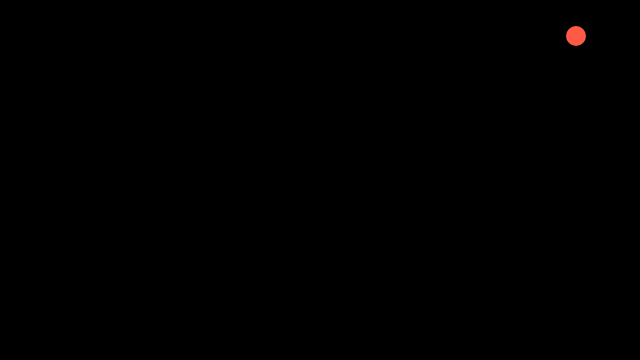
Frame 1 (no input)
Frame 60 (no input): identical to frame 1, image omitted
Frame 120 (the mouse pressed at the canvas centre since frame 60): identical to frame 1, image omitted

The p5.js sketch that drew this single still picture (run headless with seeded random() and noise() and a simulated clock; from frame 60 on, the mouse is pressed at the canvas centre):

// p5.js sketch
// ── sketch.js
var p = [];
var d = 20;
var mp;
var create = false;
var col;
var currMov = -1;
var graph = [[]];
var path = [[]];
var seq;

function setup()
{
    createCanvas(640, 360);
    mp = createVector(width*(9/10),height*(1/10));
    col = color(360,90,70);

}

function draw()
{
    background(0);
    fill(col);
    noStroke();
    ellipse(mp.x,mp.y,d,d);
    for(var i=0;i<p.length;i++)
    {
        p[i].display();
        if(create == true)
        {
            p[p.length-1].pos.x = mouseX;
            p[p.length-1].pos.y = mouseY;
        }

        p[i].isInside();

        p[i].moveProton();

        for(var j=0;j<p.length;j++)
        {
            if(i!=j)
            p[i].calcForce(p[j], i, j);
        }

        if(currMov>=0)
        {
            if(p[currMov].pos.x>width || p[currMov].pos.x<0 ||p[currMov].pos.y>height || p[currMov].pos.y<0)
            {
                p.splice(currMov,1);
                currMov = -1;
                break;
            }
        }
    }
    seq = djikstras(graph, 0);
    stroke(255,0,0);
    strokeWeight(5);
    noFill();
    beginShape();
    for(let i=0;i<p.length;i++)
    {
      vertex(p[seq[i]].pos.x, p[seq[i]].pos.y);
    }
    endShape();
}

function mouseClicked()
{

}

function mousePressed()
{

    if(dist(mouseX,mouseY,mp.x,mp.y)<d)
    {
        p.push(new Proton(mouseX, mouseY));
        create = true;
    }
    for(var i=0;i<p.length;i++)
    {
        if(p[i].mouseOver)
        {
            p[i].move = true;
            currMov = i;
        }
    }
}

function mouseReleased()
{
    create = false;
    if(currMov>=0)
        p[currMov].move = false;
}

class Proton
{
    constructor(x, y)
    {
        this.pos = createVector(x,y);
        this.over = color(360,20,20);
        this.mouseOver = false;
        this.move = false;
    }
    display()
    {
        noStroke();
        if(this.mouseOver == true)
             fill(this.over)
        else
            fill(col);
        ellipse(this.pos.x, this.pos.y,d,d);
    }
    isInside()
    {
        if(dist(mouseX,mouseY,this.pos.x,this.pos.y)<d/2)
            this.mouseOver = true;
        else
            this.mouseOver = false;
    }
    moveProton()
    {
        if(this.move == true)
        {
            this.pos.x = mouseX;
            this.pos.y = mouseY;
        }
    }
    calcForce(other, i, j)
    {
        stroke(255);
        strokeWeight(3);
        line(this.pos.x,this.pos.y,other.pos.x,other.pos.y);
        for(let i=0;i<p.length;i++)
        {
          graph[i] = [];
          for(let j=0;j<p.length;j++)
            graph[i][j] = dist(p[i].pos.x, p[i].pos.y, p[j].pos.x, p[j].pos.y);
        }
    }
}

function indexOfSmallest(a)
{
  for(let i=0;i<a.length;i++)
    if(a[i] == 0)
      a[i] = Infinity;
  return a.indexOf(min(a));
}

function djikstras(a,i)
{
    let init = i;
    let small = i;
    let list = [];
    for(let j=0;j<a.length;j++)
    {
      a[j][i] = Infinity;
    }
    for(let i=0;i<a.length-1;i++)
    {
      small = indexOfSmallest(a[small]);
      list[i] = small;
      for(let j=0;j<a.length;j++)
      {
        a[j][small] = Infinity;
      }
    }
    let m = [];
    m[0] = init;
    let final = [];
    final = m.concat(list);
    return final;
}
